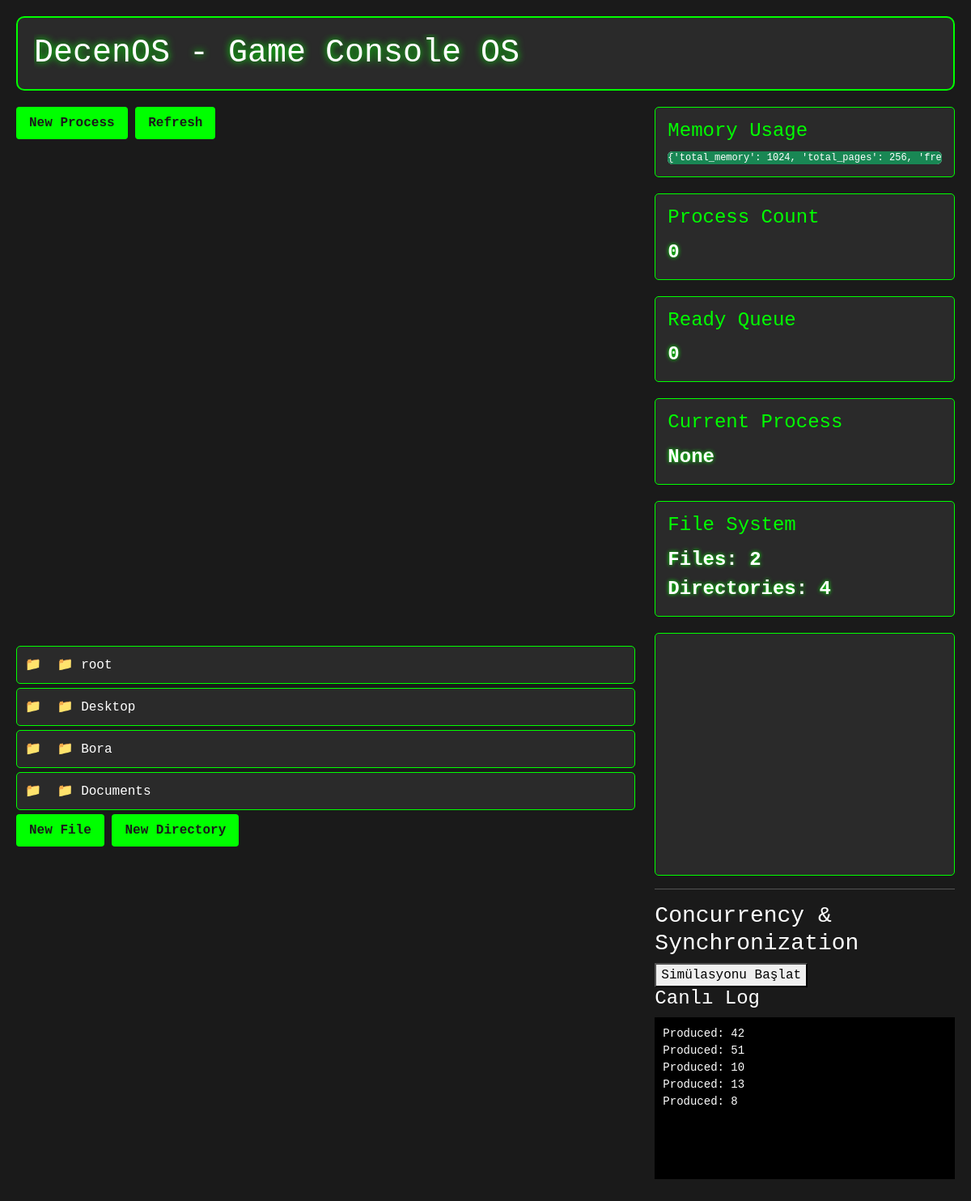
/process/ (signed in), run on the app's committed database.
### core/models.py (models this page shows, shortened)
class Directory(models.Model):
    name = models.CharField(max_length=255)
    parent = models.ForeignKey('self', on_delete=models.CASCADE, null=True, blank=True, related_name='subdirectories')
    owner = models.ForeignKey(User, on_delete=models.CASCADE, related_name='owned_directories')
    created_at = models.DateTimeField(default=timezone.now)
    last_modified = models.DateTimeField(auto_now=True)
    class Meta:
        unique_together = ('name', 'parent')

### core/views.py (the view)
# urls.py: path('', views.dashboard, name='dashboard'),
@login_required
def dashboard(request):
    processes = Process.objects.exclude(state=Process.ProcessState.TERMINATED)
    directories = Directory.objects.filter(parent=None)
    files = File.objects.filter(directory=None)
    system_status = get_os_instance().get_system_status()
    return render(request, 'core/dashboard.html', {
        'processes': processes,
        'directories': directories,
        'files': files,
        'current_path': [],
        'memory_usage': system_status['memory_usage'],
        'process_count': system_status['process_count'],
        'ready_queue_size': system_status['ready_queue_size'],
        'current_process': system_status['current_process'],
        'file_system_status': system_status['file_system_status'],
        'console_history': []
    })

### core/memory_manager.py (called while the page is built)
    def get_memory_usage(self):
        total_allocated = sum(len(pages) for pages in self.allocated_pages.values())
        return {
            'total_memory': self.total_memory,
            'total_pages': self.total_pages,
            'free_pages': len(self.free_pages),
            'allocated_pages': total_allocated,
            'page_size': self.page_size
        }

### core/os.py (called while the page is built)
    def get_system_status(self):
        with self.system_locks['process']:
            with self.system_locks['memory']:
                with self.system_locks['file_system']:
                    return {
                        'is_running': self.is_running,
                        'memory_usage': self.memory_manager.get_memory_usage(),
                        'process_count': len(self.process_manager.get_all_processes()),
                        'ready_queue_size': len(self.scheduler.get_ready_queue()),
                        'current_process': self.scheduler.get_current_process().pid if self.scheduler.get_current_process() else None,
                        'file_system_status': {
                            'total_files': File.objects.count(),
                            'total_directories': Directory.objects.count()
                        }
                    }

### core/process_manager.py (called while the page is built)
    def _initialize_processes(self):
        for process in Process.objects.all():
            if process.state != Process.ProcessState.TERMINATED:
                self.processes[process.pid] = process
                if process.state == Process.ProcessState.READY:
                    self.scheduler.add_process(process)

    def get_all_processes(self):
        self._initialize_processes()
        return list(self.processes.values())

### core/scheduler.py (called while the page is built)
    def get_ready_queue(self):
        return self.ready_queue

    def get_current_process(self):
        return self.current_process

### core/views.py (called while the page is built)
def get_os_instance():
    global _os_instance
    if _os_instance is None:
        _os_instance = DecenOS()
    return _os_instance

### core/templates/core/dashboard.html (shortened to what this page needs)
{% extends 'core/base.html' %} {% block process_dashboard %}
<div class="process-controls">
  <button class="console-button" onclick="createProcess()">New Process</button>
  <button class="console-button" onclick="refreshProcesses()">Refresh</button>
</div>
{% endblock %} {% block system_status %}
<div class="system-metrics">
  <div class="metric">
    <h4>Memory Usage</h4>
    <div class="progress">
      <div
        class="progress-bar bg-success"
        role="progressbar"
        style="width: {{ memory_usage }}%"
      >
        {{ memory_usage }}%
      </div>
    </div>
  </div>
  <div class="metric">
    <h4>Process Count</h4>
    <div class="metric-value">{{ process_count }}</div>
  </div>
  <div class="metric">
    <h4>Ready Queue</h4>
    <div class="metric-value">{{ ready_queue_size }}</div>
  </div>
  <div class="metric">
    <h4>Current Process</h4>
    <div class="metric-value">{{ current_process|default:"None" }}</div>
  </div>
  <div class="metric">
    <h4>File System</h4>
    <div class="metric-value">
      Files: {{ file_system_status.total_files }}<br />
      Directories: {{ file_system_status.total_directories }}
    </div>
  </div>
</div>
{% endblock %} {% block file_explorer %}
<div class="file-list">
  {% for dir in directories %}
  <div class="file-item directory" onclick="navigateTo('{{ dir.id }}')">
    📁 {{ dir.name }}
  </div>
  {% endfor %}
</div>
<div class="file-actions">
  <button class="console-button" onclick="createFile()">New File</button>
  <button class="console-button" onclick="createDirectory()">
    New Directory
  </button>
</div>
{% endblock %} {% block console_output %}
<div class="console-history" id="console-history">
</div>
<hr>
<h3>Concurrency & Synchronization</h3>
<button onclick="startSimulation()">Simülasyonu Başlat</button>
<h4>Canlı Log</h4>
<pre id="logDisplay" style="background-color:#000; padding:10px; height:200px; overflow-y:scroll;"></pre>
{% endblock %}

### core/static/core/css/style.css (style rules this page uses)
:root { --console-bg: #1a1a1a; --console-accent: #00ff00; --console-text: #ffffff; --console-panel: #2a2a2a; --console-glow: 0 0 10px var(--console-accent); }
body { background-color: var(--console-bg); color: var(--console-text); font-family: "Courier New", monospace; background-image: url("https://www.transparenttextures.com/patterns/carbon-fibre.png"); }
.console-button { background-color: var(--console-accent); color: var(--console-bg); border: none; padding: 8px 16px; border-radius: 4px; cursor: pointer; font-family: "Courier New", monospace; font-weight: bold; transition: all 0.3s ease; }
.system-metrics { display: grid; grid-template-columns: repeat(auto-fit, minmax(200px, 1fr)); gap: 20px; margin-bottom: 20px; }
.metric { background-color: var(--console-panel); border: 1px solid var(--console-accent); padding: 15px; border-radius: 5px; transition: all 0.3s ease; }
.metric h4 { color: var(--console-accent); margin-bottom: 10px; }
.metric-value { font-size: 24px; font-weight: bold; text-shadow: 0 0 5px var(--console-accent); }
.file-item { background-color: var(--console-panel); border: 1px solid var(--console-accent); padding: 10px; margin-bottom: 5px; border-radius: 5px; cursor: pointer; transition: all 0.3s ease; animation: fadeIn 0.5s ease-in; }
.console-history { background-color: var(--console-panel); border: 1px solid var(--console-accent); padding: 15px; border-radius: 5px; height: 300px; overflow-y: auto; }
.progress-bar { transition: width 0.5s ease-in-out; animation: pulse-glow 2s infinite; }
.file-item::before { margin-right: 10px; font-family: "Bootstrap Icons"; }
.file-item.directory::before { content: "📁"; color: var(--console-accent); }

### data on the page
Directory: name "root"
Directory: name "Desktop"
Directory: name "Bora"
Directory: name "Documents"

### other printed values
{{ memory_usage }} "{'total_memory': 1024, 'total_pages': 256,…"
{{ process_count }} "0"
{{ ready_queue_size }} "0"
{{ current_process|default:"None" }} "None"
{{ file_system_status.total_files }} "2"
{{ file_system_status.total_directories }} "4"
